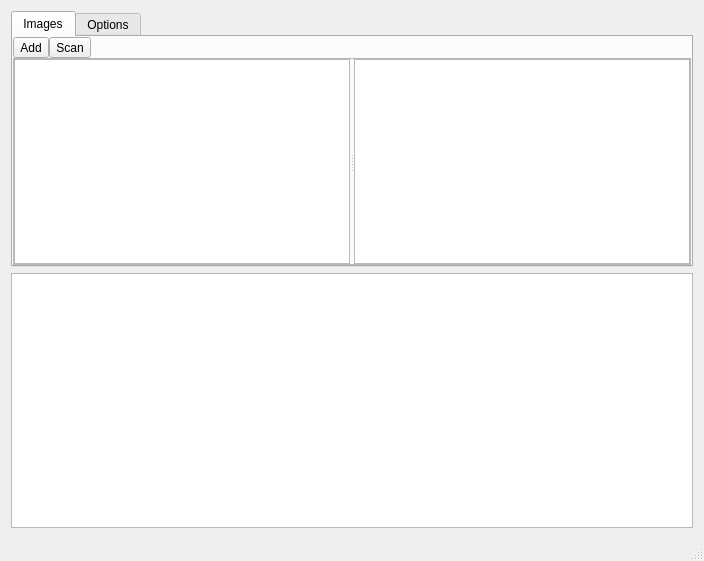
<?xml version="1.0" encoding="UTF-8"?>
<ui version="4.0">
 <class>RecoverWindow</class>
 <widget class="QMainWindow" name="RecoverWindow">
  <property name="geometry">
   <rect>
    <x>0</x>
    <y>0</y>
    <width>704</width>
    <height>561</height>
   </rect>
  </property>
  <property name="windowTitle">
   <string>RecoverWindow</string>
  </property>
  <widget class="QWidget" name="centralWidget">
   <layout class="QGridLayout" name="gridLayout">
    <item row="0" column="0">
     <widget class="QTabWidget" name="tabWidget">
      <property name="currentIndex">
       <number>0</number>
      </property>
      <widget class="QWidget" name="tab">
       <attribute name="title">
        <string>Images</string>
       </attribute>
       <layout class="QGridLayout" name="gridLayout_2">
        <property name="leftMargin">
         <number>0</number>
        </property>
        <property name="topMargin">
         <number>0</number>
        </property>
        <property name="rightMargin">
         <number>0</number>
        </property>
        <property name="bottomMargin">
         <number>0</number>
        </property>
        <property name="spacing">
         <number>0</number>
        </property>
        <item row="0" column="0">
         <widget class="QToolButton" name="addButton">
          <property name="text">
           <string>Add</string>
          </property>
         </widget>
        </item>
        <item row="2" column="0" colspan="3">
         <widget class="QFrame" name="frame">
          <property name="frameShape">
           <enum>QFrame::StyledPanel</enum>
          </property>
          <property name="frameShadow">
           <enum>QFrame::Raised</enum>
          </property>
          <layout class="QHBoxLayout" name="horizontalLayout">
           <property name="spacing">
            <number>0</number>
           </property>
           <property name="leftMargin">
            <number>0</number>
           </property>
           <property name="topMargin">
            <number>0</number>
           </property>
           <property name="rightMargin">
            <number>0</number>
           </property>
           <property name="bottomMargin">
            <number>0</number>
           </property>
           <item>
            <widget class="QSplitter" name="splitter">
             <property name="orientation">
              <enum>Qt::Horizontal</enum>
             </property>
             <widget class="QTableView" name="imagesView">
              <property name="selectionMode">
               <enum>QAbstractItemView::MultiSelection</enum>
              </property>
              <property name="selectionBehavior">
               <enum>QAbstractItemView::SelectRows</enum>
              </property>
             </widget>
             <widget class="QTableView" name="tableView"/>
            </widget>
           </item>
          </layout>
         </widget>
        </item>
        <item row="0" column="1">
         <widget class="QToolButton" name="scanButton">
          <property name="text">
           <string>Scan</string>
          </property>
         </widget>
        </item>
       </layout>
      </widget>
      <widget class="QWidget" name="tab_2">
       <attribute name="title">
        <string>Options</string>
       </attribute>
       <layout class="QGridLayout" name="gridLayout_3">
        <item row="1" column="0">
         <widget class="QLabel" name="label_3">
          <property name="text">
           <string>Threads per drive</string>
          </property>
         </widget>
        </item>
        <item row="0" column="0">
         <widget class="QLabel" name="label_2">
          <property name="text">
           <string>Threads per file</string>
          </property>
         </widget>
        </item>
        <item row="0" column="1">
         <widget class="QSpinBox" name="threadsPerFile"/>
        </item>
        <item row="1" column="1">
         <widget class="QSpinBox" name="threadsPerDrive"/>
        </item>
        <item row="3" column="0">
         <spacer name="verticalSpacer">
          <property name="orientation">
           <enum>Qt::Vertical</enum>
          </property>
          <property name="sizeHint" stdset="0">
           <size>
            <width>20</width>
            <height>40</height>
           </size>
          </property>
         </spacer>
        </item>
        <item row="2" column="0">
         <widget class="QLabel" name="label">
          <property name="text">
           <string>Total threads</string>
          </property>
         </widget>
        </item>
        <item row="2" column="1">
         <widget class="QSpinBox" name="totalThreads"/>
        </item>
       </layout>
      </widget>
     </widget>
    </item>
    <item row="1" column="0">
     <widget class="QPlainTextEdit" name="logStorage"/>
    </item>
   </layout>
  </widget>
  <widget class="QStatusBar" name="statusBar"/>
 </widget>
 <layoutdefault spacing="6" margin="11"/>
 <resources/>
 <connections/>
</ui>
